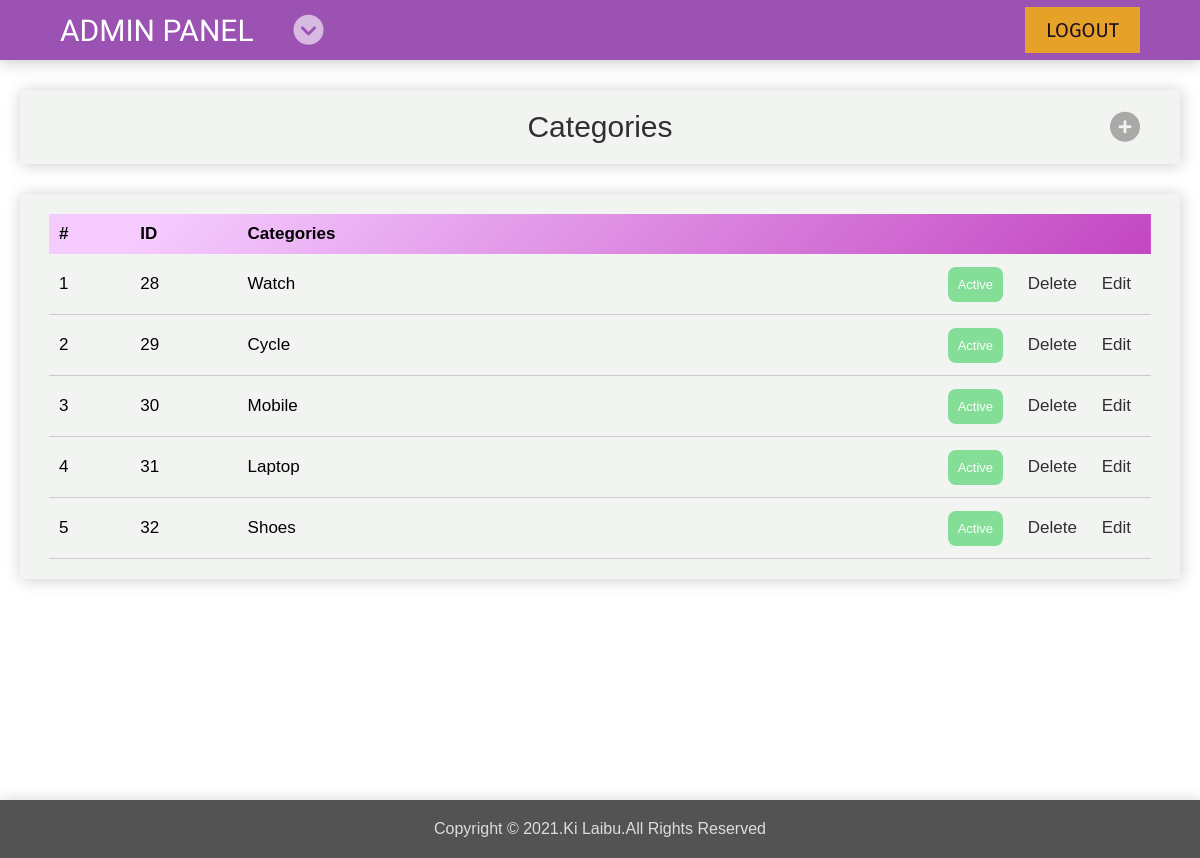
Screenshot of /admin/categories.php (signed in) with the database file from the repository.
### tables this page shows
CREATE TABLE `categories` (
  `id` int(11) NOT NULL,
  `categories` varchar(256) NOT NULL,
  `status` tinyint(4) NOT NULL
);

### admin/categories.php (the view)
<?php
	require('top.php');
	$sql = "SELECT * FROM categories";
	$res = mysqli_query($con,$sql);
?>
	<section class="main_sec">
		<div class="main_sec_banner">
			<h1>Categories</h1>
			<a href="manage_categories.php"><i class="fas fa-plus-circle"></i></a>
		</div>
		<div class="main_sec_container">
			<div class="container">
				<table>
					<thead>
						<tr>
							<th>#</th>
							<th>ID</th>
							<th>Categories</th>
							<th></th>
						</tr>
					</thead>
					<tbody>
						<?php
						$i=1;
							while($row=mysqli_fetch_assoc($res)){
						?>
						<tr>
							<td data-label="#"><?php echo $i ?></td>
							<td data-label="ID"><?php echo $row['id']?></td>
							<td data-label="Categories"><?php echo $row['categories']?></td>
							<td>
								<?php
									if($row['status']==1){
										$class = "active_btn";
										$text = "Active";
									}else if($row['status']==0){
										$class = "deactive_btn";
										$text = "Deactive";
									}
								?>
								<a  href="includes/changestatus.inc.php?id=<?php echo $row['id']?>&revOpOf=<?php echo $text ?>&type=category"  class="status_btn <?php echo $class ?>"><?php echo $text ?></a>
								<a href="includes/delete.inc.php?id=<?php echo $row['id']?>&type=category" class="delete">Delete</a>
								<a href="manage_categories.php?type=edit&id=<?php echo $row['id']?>" class="edit">Edit</a>
							</td>
						</tr>
						<?php
							$i++;
							}
						?>
					</tbody>
				</table>
			</div>
		</div>
	</section>
<?php
	require('footer.php');
?>

### admin/top.php (shortened to what this page needs)
<!DOCTYPE html>
<html>
<head>
	<link rel="stylesheet" type="text/css" href="css/style.css">
</head>
<body>
	<header class="admin_header">
		<div class="logo_bar_flex">
			<h1 class="ap_tag">ADMIN PANEL</h1>
			<i id="drop_btn" class="fas fa-chevron-circle-down"></i>
		</div>
		<a href="includes/logout.inc.php" class="btn">LOGOUT</a>
	</header>

### admin/footer.php (shortened to what this page needs)
	<footer>
		<p>Copyright © 2021.Ki Laibu.All Rights Reserved</p>
	</footer>
</body>
</html>

### admin/css/style.css (style rules this page uses)
* { margin: 0; padding: 0; box-sizing: border-box; }
html { font-size: 10px; font-family: arial; font-weight: 200; }
.btn { padding: 1rem 2rem; border: 1px solid transparent; background-color: #f9b706 ; color:#000; font-family: 'Fira Sans', sans-serif; font-weight: 400; font-size: 2rem; }
.status_btn { padding: 1rem; color: #fff; font-size: 1.3rem; border-radius: .8rem; }
.active_btn { background-color: #6ad982; }
a { text-decoration: none; color: black; font-size: 2rem; }
p { font-size: 1.6rem; }
p,a,.main_sec_banner h1 { opacity: 0.8; }
h1 { font-size: 3rem; font-weight: 400; }
i { font-size: 3rem; }
.container { width: 95%; margin: 0 auto; padding: 2rem 0; text-align: center; }
table { width: 100%; border-collapse: collapse; font-size: 1.7rem; }
table a { font-size: 1.7rem; margin: 0 1rem; }
table thead tr { background-image: linear-gradient( 135deg, #F5CBFF 10%, #C346C2 100%); }
table thead tr th { text-align: left; padding: 1rem; }
table tbody tr { border-bottom: 1px solid #cbcacb; }
table tbody tr td { padding:2rem 1rem; text-align: left; }
table tbody tr td:last-child { text-align: right; }
footer { padding: 2rem 0; text-align: center; background-color: #535353; box-shadow: 1px 1px 15px rgba(0,0,0,0.2); }
footer p { color: #fff; }
.admin_header { height: 6rem; padding: 2rem 6rem; width: 100%; display: flex; justify-content: space-between; align-items: center; background-color: #9b52b3; box-shadow: 0px 3px 15px rgba(0,0,0,0.2); position: fixed; top: 0; left: 0; z-index: 1000; }
.logo_bar_flex { display: flex; align-items: center; justify-content: space-between; }
.fa-chevron-circle-down { color: rgba(255,255,255,0.6); margin: 0 4rem; cursor: pointer; }
.ap_tag { font-family: 'Jura', sans-serif; color: #fff; }
.main_sec { margin-top: 7rem; padding: 2rem; min-height: calc(100vh - 7rem); }
.main_sec_banner { padding: 2rem; text-align: center; background-color: #f1f4f0; box-shadow: 1px 1px 15px rgba(0,0,0,0.2); position: relative; }
.fa-plus-circle { position: absolute; top: 50%; transform: translateY(-50%); right: 4rem; color: #989797 ; }
.main_sec_container { margin-top: 3rem; background-color: #f1f4f0; box-shadow: 1px 1px 15px rgba(0,0,0,0.2); width: 100%; }

### rows the page displays
categories: id "28", categories "Watch", status "Active"
categories: id "29", categories "Cycle", status "Active"
categories: id "30", categories "Mobile", status "Active"
categories: id "31", categories "Laptop", status "Active"
categories: id "32", categories "Shoes", status "Active"
